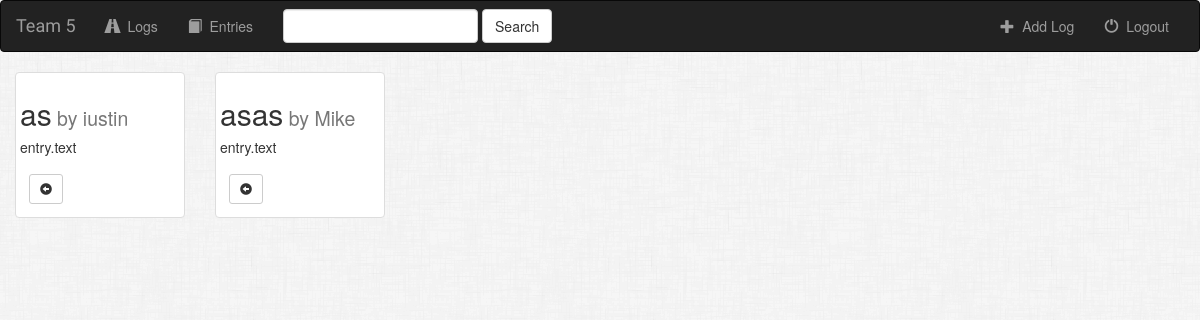
/text/log/entry_view, run on an earlier commit of the app's database.
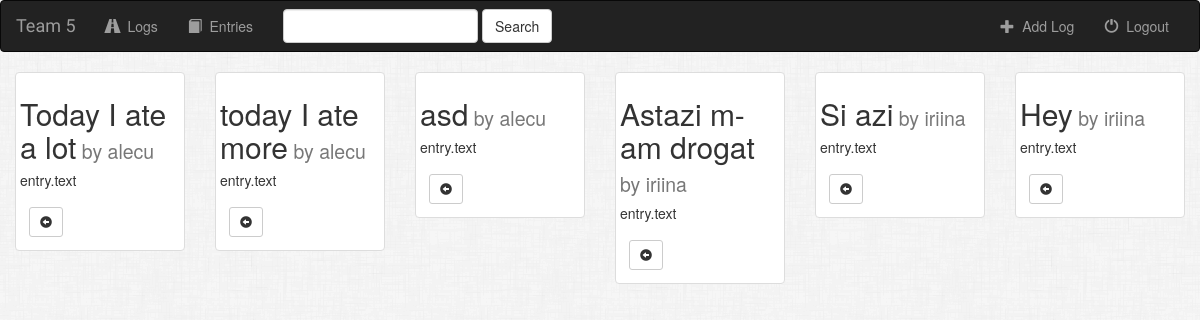
And on a later commit of the database.
### text/models.py (models this page shows, shortened)
class Entry(models.Model):
    log = models.ForeignKey(Log, on_delete=models.CASCADE)
    title = models.CharField(max_length = 50)
    text = models.CharField(max_length = 500)
    date = models.DateTimeField()
    is_favorite = models.BooleanField(default=False)

class Log(models.Model):
    user = models.ForeignKey(User, default=1)
    title = models.CharField(max_length = 50)
    category = models.CharField(max_length = 50)
    date = models.DateTimeField()
    is_favorite = models.BooleanField(default=False)

### text/views.py (the view)
class EntryView(generic.ListView):
    template_name = 'text/entry.html'
    context_object_name = 'all_entries'
    def get_queryset(self):
        return Entry.objects.all()

### text/templates/text/entry.html
{% extends 'text/base.html' %}
{%block body%}
        {% for entry in all_entries %}
        <div class="col-sm-12 col-lg-2">
                  <div class="thumbnail">
                      <h2>
                          {{ entry.title }}<small>  by {{entry.log.user}}</small>
                      </h2>
                      <h5>entry.text</h5>
                      <div class="caption">
                          <a href="{% url 'text:detail' %}" class="btn btn-default btn-sm btn-favorite">
                              <span class="glyphicon glyphicon-circle-arrow-left"></span>
                          </a>
                      </div>
                  </div>
              </div>
        {% endfor %}
{%endblock%}

What changed in the data, as far as the page shows it:
removed Entry: title "as", log.user "iustin"
removed Entry: title "asas", log.user "Mike"
added Entry: title "Today I ate a lot", log.user "alecu"
added Entry: title "today I ate more", log.user "alecu"
added Entry: title "asd", log.user "alecu"
added Entry: title "Astazi m-am drogat", log.user "iriina"
added Entry: title "Si azi", log.user "iriina"
added Entry: title "Hey", log.user "iriina"
